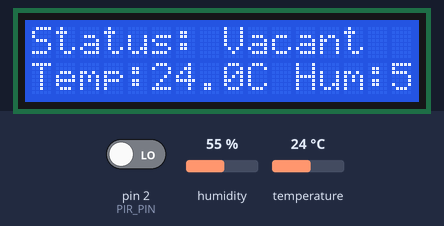
Recording of a sketch running on a simulated Arduino Uno, built with avr-gcc and run on an emulated ATmega328P. On the bench: 16×2 character LCD. The inputs (shaded band) are chosen by the test bench; at power-on: pin 2 (PIR_PIN) LOW, humidity 55 %, temperature 24 °C. What the sketch prints to the serial monitor is not drawn.

Above: at 4.3 s.
4.4 s: pin 2 (PIR_PIN) driven HIGH
At 5.8 s:
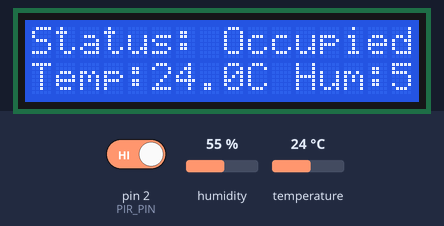
7.1 s: humidity set to 22 %
At 7.6 s:
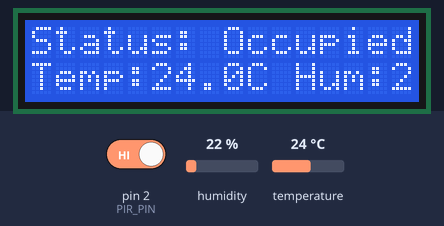
9.8 s: temperature set to 12 °C
At 12.3 s:
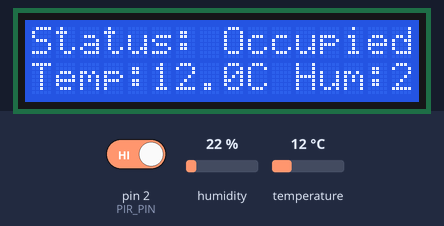
12.9 s: pin 2 (PIR_PIN) driven LOW
At 18.7 s:
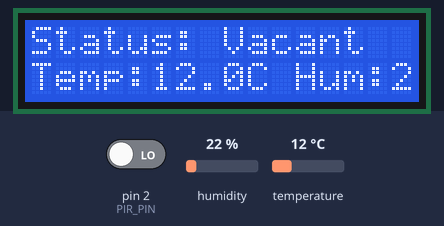
19.0 s: humidity set to 40 %
At 20.5 s:
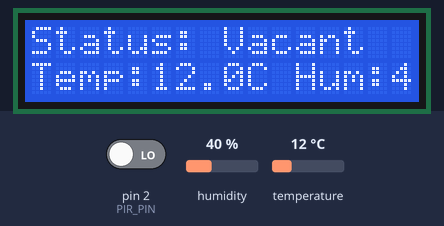
21.7 s: temperature set to 19 °C
At 22.2 s:
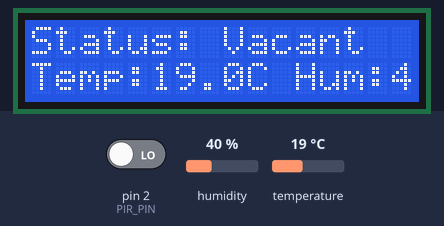
Timing chart, 0 to 24.7 s (numbered marks = the images above; inputs shaded):
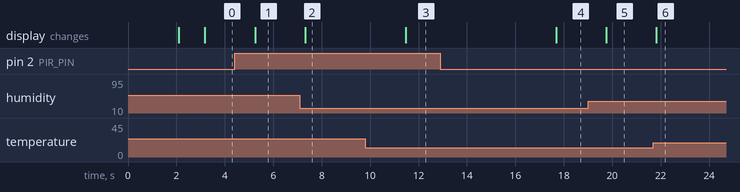

The sketch:

Sketch.ino
```cpp
// Library untuk LCD
#include <LiquidCrystal_I2C.h>

// Library untuk sensor suhu
#include <DHT.h>

// Pin untuk sensor gerak (PIR)
#define PIR_PIN 2

// Pin untuk sensor suhu
#define DHT_PIN 3
#define DHT_TYPE DHT11

// Inisialisasi LCD (alamat 0x27, 16 kolom, 2 baris)
LiquidCrystal_I2C lcd(0x27, 16, 2);

// Inisialisasi sensor suhu
DHT dht(DHT_PIN, DHT_TYPE);

// Variabel untuk status ruangan
bool roomOccupied = false;
float temperature = 0.0;
float humidity = 0.0;

// Variabel untuk debouncing sensor PIR
unsigned long lastPIRTriggerTime = 0;
unsigned long pirCooldown = 5000; // 5 detik cooldown

void setup() {
  // Inisialisasi Serial Monitor
  Serial.begin(9600);
  Serial.println("IoT-Based Meeting Room Manager");

  // Inisialisasi LCD
  lcd.init();
  lcd.backlight();
  lcd.print("Meeting Room");
  lcd.setCursor(0, 1);
  lcd.print("Manager System");
  delay(2000);
  lcd.clear();

  // Inisialisasi sensor PIR
  pinMode(PIR_PIN, INPUT);

  // Inisialisasi sensor DHT
  dht.begin();

  // Tampilkan pesan awal
  lcd.print("Initializing...");
  delay(1000);
  lcd.clear();
}

void loop() {
  // Baca sensor suhu
  readTemperature();

  // Baca sensor gerak
  readMotion();

  // Update tampilan LCD
  updateDisplay();

  // Kirim data ke Serial Monitor
  sendDataToSerial();

  delay(2000); // Update setiap 2 detik
}

void readTemperature() {
  // Baca suhu dan kelembaban
  humidity = dht.readHumidity();
  temperature = dht.readTemperature();

  // Cek jika pembacaan gagal
  if (isnan(humidity) || isnan(temperature)) {
    Serial.println("Failed to read from DHT sensor!");
    return;
  }
}

void readMotion() {
  // Baca status sensor PIR
  int pirState = digitalRead(PIR_PIN);

  // Jika terdeteksi gerakan
  if (pirState == HIGH) {
    // Cek cooldown untuk menghindari trigger berulang
    if (millis() - lastPIRTriggerTime > pirCooldown) {
      roomOccupied = true;
      lastPIRTriggerTime = millis();
      Serial.println("Motion detected! Room occupied.");
    }
  } else {
    // Jika tidak ada gerakan, cek apakah sudah melewati waktu cooldown
    if (millis() - lastPIRTriggerTime > pirCooldown) {
      roomOccupied = false;
    }
  }
}

void updateDisplay() {
  // Bersihkan LCD
  lcd.clear();

  // Tampilkan status ruangan
  lcd.setCursor(0, 0);
  if (roomOccupied) {
    lcd.print("Status: Occupied");
  } else {
    lcd.print("Status: Vacant");
  }

  // Tampilkan suhu dan kelembaban
  lcd.setCursor(0, 1);
  lcd.print("Temp:");
  lcd.print(temperature, 1);
  lcd.print("C ");
  lcd.print("Hum:");
  lcd.print(humidity, 0);
  lcd.print("%");
}

void sendDataToSerial() {
  // Kirim data ke Serial Monitor
  Serial.print("Status Ruangan: ");
  if (roomOccupied) {
    Serial.println("Terisi");
  } else {
    Serial.println("Kosong");
  }

  Serial.print("Suhu: ");
  Serial.print(temperature, 1);
  Serial.println(" C");

  Serial.print("Kelembaban: ");
  Serial.print(humidity, 0);
  Serial.println(" %");

  Serial.println("-------------------");
}
```

Measured:
- after the input at 4.4 s, the display: changes after 0.85 s (image 1)
- after the input at 7.1 s, the display: changes after 0.22 s (image 2)
- after the input at 9.8 s, the display: changes after 1.7 s (image 3)
- after the input at 12.9 s, the display: changes after 4.8 s (image 4)
- after the input at 19.0 s, the display: changes after 0.75 s (image 5)
- after the input at 21.7 s, the display: changes after 0.12 s (image 6)
